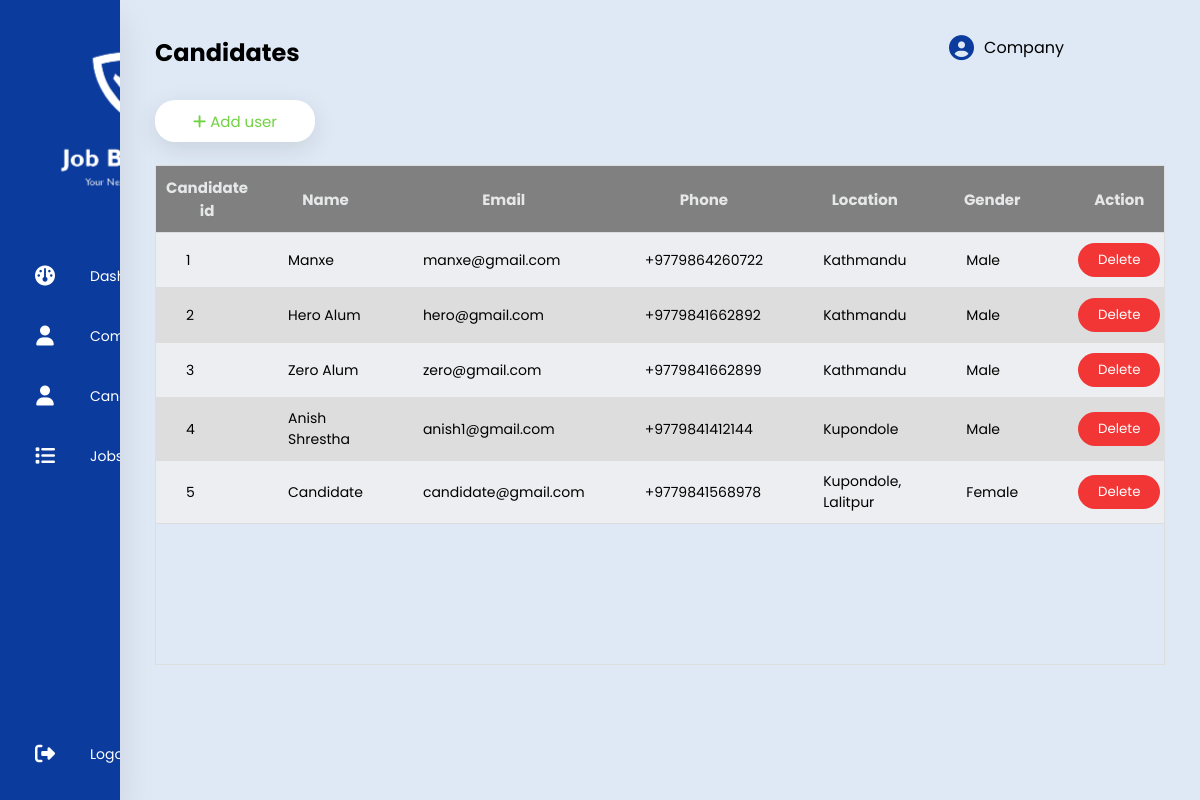
Page /candidate/ (signed in) on the earlier database version.
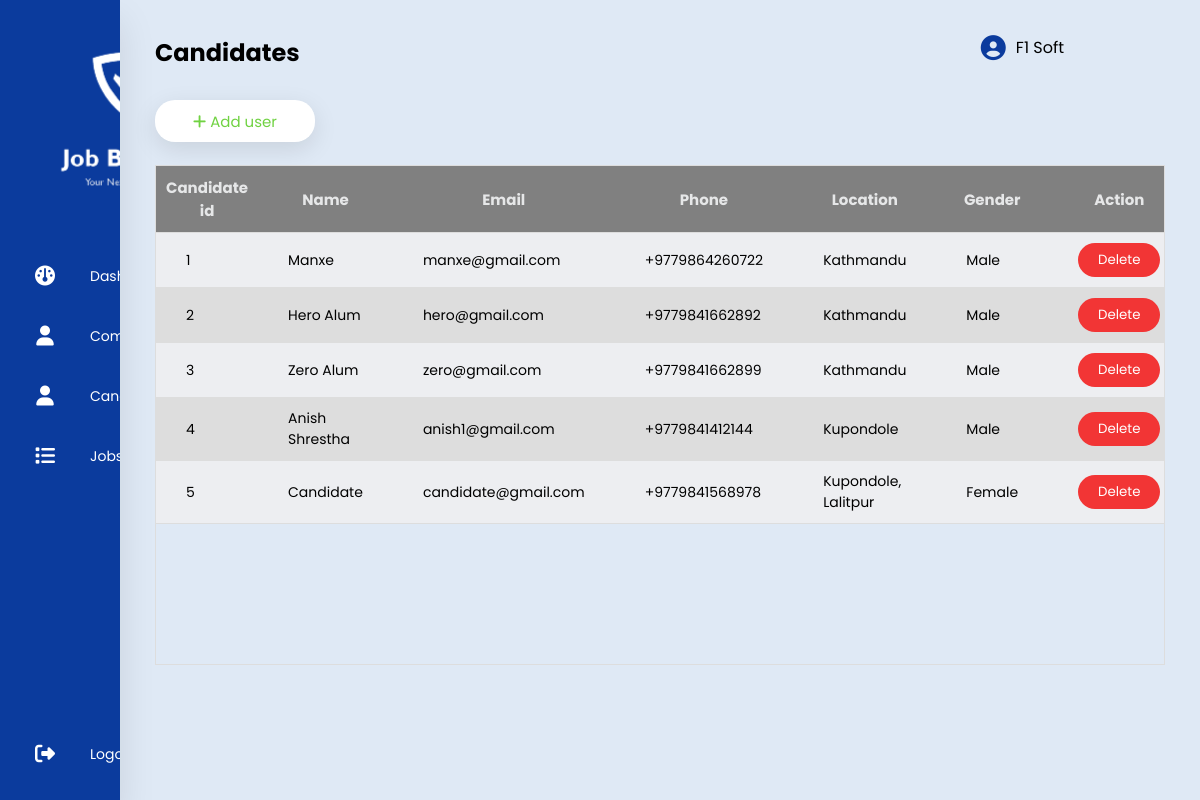
Same page on the later database version.
### user/models.py (models this page shows, shortened)
class CustomUser (AbstractBaseUser, PermissionsMixin):
    display_picture = models.ImageField(upload_to='images/user', help_text='Display picture containing a person or a logo.', null=True, blank=True)
    name = models.CharField(max_length=20, null=False)
    phone = PhoneNumberField(null=True, blank=True, unique=True)
    email = models.EmailField(_('email_address'), unique=True, max_length=200)
    location = models.CharField(max_length=30, null=True, blank=True)
    description =  models.CharField(max_length=900, null=True, blank=True)
    is_verified = models.BooleanField(default=False)
    is_active = models.BooleanField(default=False)
    is_staff = models.BooleanField(default=False)
    class UserType(models.IntegerChoices):
        ADMIN = 1, _('Admin'),
        COMPANY = 2, _('Company'),
        CANDIDATE = 3, _('Candidate')
    user_type = models.IntegerField(choices=UserType.choices, blank=True, null=True)
    USERNAME_FIELD = 'email'
    REQUIRED_FIELDS = ['name', 'phone', 'location',]
    objects = CustomUserManager()

### adminPanel/views.py (the view, shortened to what this page needs)
# urls.py: path('candidate/', addCandidate, name='candidate'),
@login_required(login_url='/')
def addCandidate(request):
    form = CustomUserForm
    cand_form = CandidateForm
    userData = CustomUser.objects.filter(user_type='3')
    candData = Candidate.objects.all()
    context = {
               'form': form,
               'cand_form': cand_form,
               'userData': userData,
               'candData': candData,
               'title': 'Candidates'
               }
    return render(request, 'candidate.html', context)

### templates/candidate.html (shortened to what this page needs)
{% extends 'main.html' %}
{% block content%}
<section class="main">
    <div class="main-top">
        <h1>{{title}}</h1>
        <div class="user-option">
            <i class="fas fa-circle-user"></i>
            <span>{{user.name}}</span>
        </div>
    </div>
            <div class="main-section">
                <div id="addButton">
                    <button class="add" onclick="openform()">
                      <i class="fas fa-add"></i>
                      <span>Add user</span>
                    </button>
                </div>
                <div class="header_fixed", id="table">
                    <table>
                        <thead>
                            <tr>
                                <th>Candidate id</th>
                                <th>Name</th>
                                <th>Email</th>
                                <th>Phone</th>
                                <th>Location</th>
                                <th>Gender</th>
                                <th>Action</th>
                            </tr>
                        </thead>
                        <tbody>
                            {% for sp in candData  %}
                            <tr>
                                <td>{{sp.id}}</td>
                                <td>{{sp.user.name}}</td>
                                <td>{{sp.user.email}}</td>
                                <td>{{sp.user.phone}}</td>
                                <td>{{sp.user.location}}</td>
                                <td>{{sp.gender}}</td>
                                <td><form action="{% url 'delete-user' sp.user.id %}" method="post">
                                  <input type="submit" value="Delete">
                                </form></td>
                            </tr>
                            {% endfor %}
                        </tbody>
                    </table>
                </div>
                            </section>
{% endblock content%}

Differences in the rows shown:
changed CustomUser: name "Company" → "F1 Soft"
